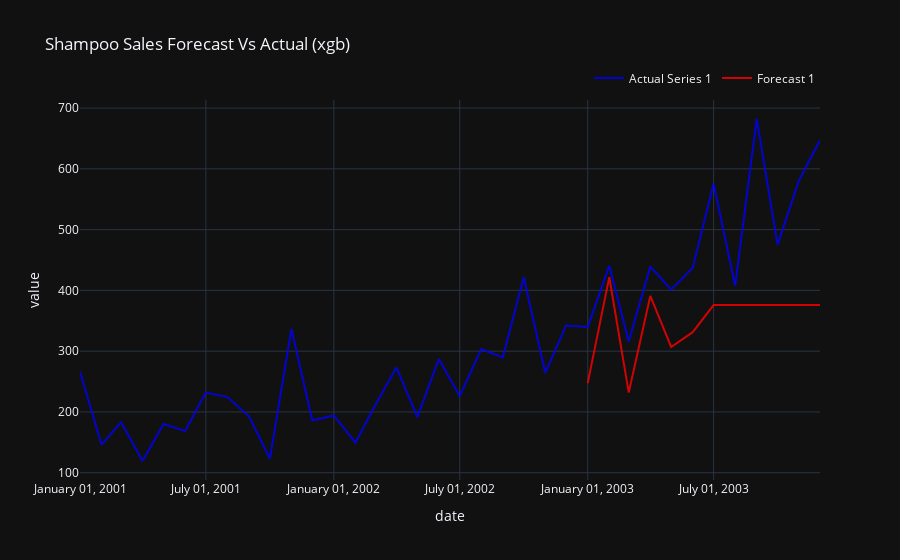
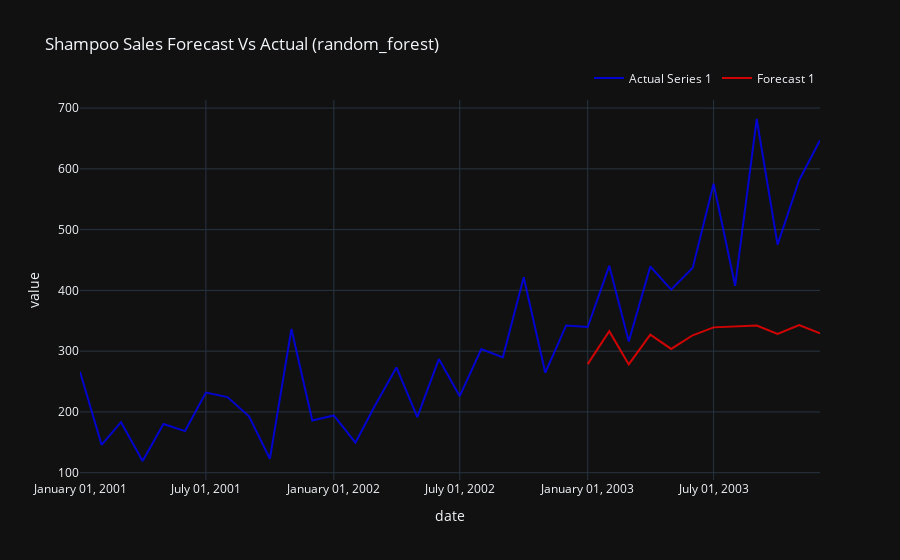

Notebook source saved alongside these figures, in order:
### Code cell
import pandas as pd
import numpy as np
from darts import TimeSeries
from darts.models import RandomForest
from darts.metrics import mape


# Load the dataset
df = pd.read_csv('shampoo.csv', parse_dates=['Month'])

print(df.head())
print(df.describe())

# df.set_index('Month', inplace=True)
df.columns = ['month', 'value']

print(df.head())

print(df.dtypes)
print(df['month'].unique())

import sys

# ----------------- Create `Date` column from `Month` column ----------------- #
df['month'] = df['month'].apply(lambda x: f'200{x}')

date_format = "%Y-%m"
df['date'] = df['month'].apply(lambda x: pd.to_datetime(x, format=date_format))

df.drop(columns=['month'], inplace=True)

print(df.head())
# ------------------------------------- s ------------------------------------ #

# Convert to Darts TimeSeries
print("----------------      Convert to Darts TimeSeries      ----------------")
series = TimeSeries.from_dataframe(df,time_col='date', value_cols=['value'])

# Print series details
# print(series)
print(len(series))
print(series.mean())

# Plot the series using plotly express
# fig = px.line(df, x='date', y='value', title='Shampoo Sales')
# fig.show()
# plot_time_series(df)


# Define lags
lags = 14  # Use the last 14 days to predict the next day

# Split into train and test sets
train, test = series[:-12], series[-12:]

# Create and train the model
from darts.models import VARIMA, XGBModel, RandomForest
from darts.models.forecasting.forecasting_model import ForecastingModel

for name, model in {
    # 'varima': VARIMA(p=1, d=0, q=0),   # ValueError: Train series only contains 24 elements but VARIMA() model requires at least 30 entries
    'xgb': XGBModel(lags=lags, n_estimators=100, random_state=42),
    'random_forest': RandomForest(lags=lags, n_estimators=100, random_state=42)
}.items():
    model: ForecastingModel
    model.fit(train)

    # Make predictions
    predictions = model.predict(len(test))

    # Calculate MAPE
    mape_score = mape(test, predictions)
    print(f"MAPE: {mape_score:.2f}%")

    # Calculate error bands

    # Plot the predictions and the actual values
    plot_time_series_with_error_bands(actual_series=[series], forecast_series=[predictions], title=f'Shampoo Sales Forecast Vs Actual ({name})')
    # plot_time_series([pd.DataFrame(series), pd.DataFrame(predictions)], title='Shampoo Sales Forecast Vs Actual')

    # Save the model
    model.save(f"{name}_model.pkl")

    print(f"Model saved successfully ({name}).")

### Figure 1 — Plotly figure (JSON) as saved in the notebook; plotly's stock layout.template omitted (floating-point values rounded to 4 significant figures)
{"data": [{"hovertemplate": "%{y}<extra></extra>", "line": {"color": "rgba(0, 0, 255, 0.8)"}, "mode": "lines", "name": "Actual Series 1", "type": "scatter", "x": ["2001-01-01T00:00:00", "2001-02-01T00:00:00", "2001-03-01T00:00:00", "2001-04-01T00:00:00", "2001-05-01T00:00:00", "2001-06-01T00:00:00", "2001-07-01T00:00:00", "2001-08-01T00:00:00", "2001-09-01T00:00:00", "2001-10-01T00:00:00", "2001-11-01T00:00:00", "2001-12-01T00:00:00", "2002-01-01T00:00:00", "2002-02-01T00:00:00", "2002-03-01T00:00:00", "2002-04-01T00:00:00", "2002-05-01T00:00:00", "2002-06-01T00:00:00", "2002-07-01T00:00:00", "2002-08-01T00:00:00", "2002-09-01T00:00:00", "2002-10-01T00:00:00", "2002-11-01T00:00:00", "2002-12-01T00:00:00", "2003-01-01T00:00:00", "2003-02-01T00:00:00", "2003-03-01T00:00:00", "2003-04-01T00:00:00", "2003-05-01T00:00:00", "2003-06-01T00:00:00", "2003-07-01T00:00:00", "2003-08-01T00:00:00", "2003-09-01T00:00:00", "2003-10-01T00:00:00", "2003-11-01T00:00:00", "2003-12-01T00:00:00"], "y": [266, 145.9, 183.1, 119.3, 180.3, 168.5, 231.8, 224.5, 192.8, 122.9, 336.5, 185.9, 194.3, 149.5, 210.1, 273.3, 191.4, 287, 226, 303.6, 289.9, 421.6, 264.5, 342.3, 339.7, 440.4, 315.9, 439.3, 401.3, 437.4, 575.5, 407.6, 682, 475.3, 581.3, 646.9]}, {"hovertemplate": "%{y}<extra></extra>", "line": {"color": "rgba(255, 0, 0, 0.8)"}, "mode": "lines", "name": "Forecast 1", "type": "scatter", "x": ["2003-01-01T00:00:00", "2003-02-01T00:00:00", "2003-03-01T00:00:00", "2003-04-01T00:00:00", "2003-05-01T00:00:00", "2003-06-01T00:00:00", "2003-07-01T00:00:00", "2003-08-01T00:00:00", "2003-09-01T00:00:00", "2003-10-01T00:00:00", "2003-11-01T00:00:00", "2003-12-01T00:00:00"], "y": [247.4, 421.6, 232.0, 390.9, 306.9, 331.2, 375.8, 375.8, 375.8, 375.8, 375.8, 375.8]}], "layout": {"hovermode": "x unified", "legend": {"orientation": "h", "x": 1, "xanchor": "right", "y": 1.02, "yanchor": "bottom"}, "title": {"text": "Shampoo Sales Forecast Vs Actual (xgb)"}, "xaxis": {"hoverformat": "%B %d, %Y", "tickformat": "%B %d, %Y", "title": {"text": "date"}}, "yaxis": {"title": {"text": "value"}}}}

### Figure 2 — Plotly figure (JSON) as saved in the notebook; plotly's stock layout.template omitted (floating-point values rounded to 4 significant figures)
{"data": [{"hovertemplate": "%{y}<extra></extra>", "line": {"color": "rgba(0, 0, 255, 0.8)"}, "mode": "lines", "name": "Actual Series 1", "type": "scatter", "x": ["2001-01-01T00:00:00", "2001-02-01T00:00:00", "2001-03-01T00:00:00", "2001-04-01T00:00:00", "2001-05-01T00:00:00", "2001-06-01T00:00:00", "2001-07-01T00:00:00", "2001-08-01T00:00:00", "2001-09-01T00:00:00", "2001-10-01T00:00:00", "2001-11-01T00:00:00", "2001-12-01T00:00:00", "2002-01-01T00:00:00", "2002-02-01T00:00:00", "2002-03-01T00:00:00", "2002-04-01T00:00:00", "2002-05-01T00:00:00", "2002-06-01T00:00:00", "2002-07-01T00:00:00", "2002-08-01T00:00:00", "2002-09-01T00:00:00", "2002-10-01T00:00:00", "2002-11-01T00:00:00", "2002-12-01T00:00:00", "2003-01-01T00:00:00", "2003-02-01T00:00:00", "2003-03-01T00:00:00", "2003-04-01T00:00:00", "2003-05-01T00:00:00", "2003-06-01T00:00:00", "2003-07-01T00:00:00", "2003-08-01T00:00:00", "2003-09-01T00:00:00", "2003-10-01T00:00:00", "2003-11-01T00:00:00", "2003-12-01T00:00:00"], "y": [266, 145.9, 183.1, 119.3, 180.3, 168.5, 231.8, 224.5, 192.8, 122.9, 336.5, 185.9, 194.3, 149.5, 210.1, 273.3, 191.4, 287, 226, 303.6, 289.9, 421.6, 264.5, 342.3, 339.7, 440.4, 315.9, 439.3, 401.3, 437.4, 575.5, 407.6, 682, 475.3, 581.3, 646.9]}, {"hovertemplate": "%{y}<extra></extra>", "line": {"color": "rgba(255, 0, 0, 0.8)"}, "mode": "lines", "name": "Forecast 1", "type": "scatter", "x": ["2003-01-01T00:00:00", "2003-02-01T00:00:00", "2003-03-01T00:00:00", "2003-04-01T00:00:00", "2003-05-01T00:00:00", "2003-06-01T00:00:00", "2003-07-01T00:00:00", "2003-08-01T00:00:00", "2003-09-01T00:00:00", "2003-10-01T00:00:00", "2003-11-01T00:00:00", "2003-12-01T00:00:00"], "y": [278.7, 332.9, 278.2, 327.2, 303.7, 326.2, 339.2, 341.2, 342.2, 328.4, 343.1, 329.5]}], "layout": {"hovermode": "x unified", "legend": {"orientation": "h", "x": 1, "xanchor": "right", "y": 1.02, "yanchor": "bottom"}, "title": {"text": "Shampoo Sales Forecast Vs Actual (random_forest)"}, "xaxis": {"hoverformat": "%B %d, %Y", "tickformat": "%B %d, %Y", "title": {"text": "date"}}, "yaxis": {"title": {"text": "value"}}}}
